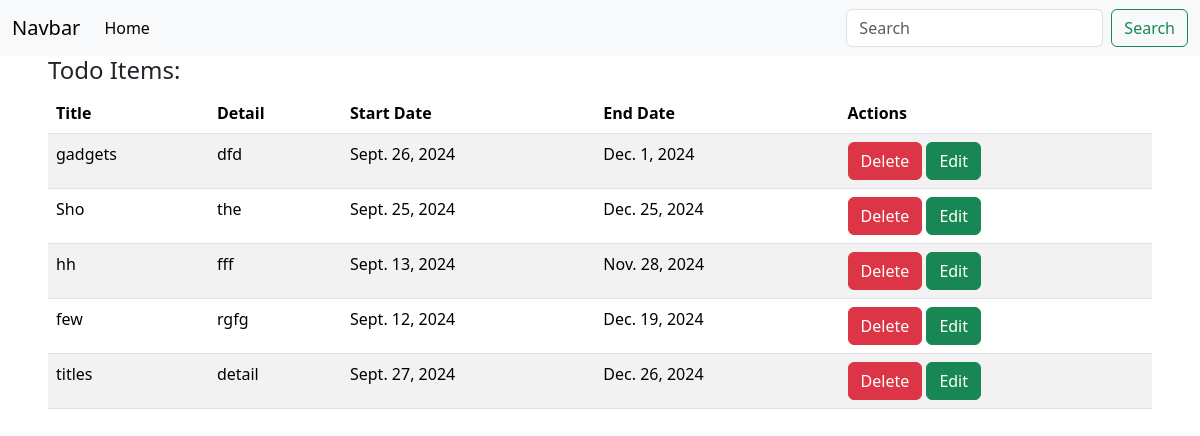
/listing, run on the app's committed database.
### app/models.py (models this page shows, shortened)
class Todo(models.Model):
    title=models.CharField(max_length=100)
    detail=models.CharField(max_length=100)
    startdate=models.DateField()
    enddate=models.DateField()

### app/views.py (the view)
# urls.py: path('listing',views.List,name='listing'),
def List(request):
    todos=Todo.objects.all()
    return render(request,'list.html',{'todos':todos})

### templates/list.html
{% extends "common.html" %}
{% block section %}
<div style="padding-inline: 3em;">
    <h4>Todo Items:</h4>
    <table class="table table-striped">
        <thead>
            <tr>
                <th>Title</th>
                <th>Detail</th>
                <th>Start Date</th>
                <th>End Date</th>
                <th>Actions</th>
            </tr>
        </thead>
        <tbody>
            {% for i in todos %}
            <tr>
                <td>{{ i.title }}</td>
                <td>{{ i.detail }}</td>
                <td>{{ i.startdate }}</td>
                <td>{{ i.enddate }}</td>
                <td>
                <a href="{% url "remove_todo" i.id%}"><button type="submit" class="btn btn-danger">Delete</button></a>
                <a href="{% url "edits" i.id%}"><button type="submit" class="btn btn-success">Edit</button></a>
                </td>
            </tr>
            {% endfor %}
        </tbody>
    </table>
</div>
{% endblock section %}

### templates/common.html (shortened to what this page needs)
<!DOCTYPE html>
{% load static %}
<html lang="en">
<head>
    <link rel='stylesheet' href={% static "css/calculator.css" %}>
    <link href="https://cdn.jsdelivr.net/npm/bootstrap@5.3.3/dist/css/bootstrap.min.css" rel="stylesheet">
</head>
<body>
    <header>
        <nav class="navbar navbar-expand-lg bg-body-tertiary">
            <div class="container-fluid">
              <a class="navbar-brand" href="#">Navbar</a>
              <div class="collapse navbar-collapse" id="navbarSupportedContent">
                <ul class="navbar-nav me-auto mb-2 mb-lg-0">
                  <li class="nav-item">
                    <a class="nav-link active" aria-current="page" href="#">Home</a>
                  </li>
                </ul>
                <form class="d-flex" role="search">
                  <input class="form-control me-2" type="search" placeholder="Search" aria-label="Search">
                  <button class="btn btn-outline-success" type="submit">Search</button>
                </form>
              </div>
            </div>
          </nav>
    </header>
    <section>{% block section %}{% endblock section %}</section>
</body>
</html>

### data on the page
Todo: title "gadgets", detail "dfd", startdate "Sept. 26, 2024", enddate "Dec. 1, 2024"
Todo: title "Sho", detail "the", startdate "Sept. 25, 2024", enddate "Dec. 25, 2024"
Todo: title "hh", detail "fff", startdate "Sept. 13, 2024", enddate "Nov. 28, 2024"
Todo: title "few", detail "rgfg", startdate "Sept. 12, 2024", enddate "Dec. 19, 2024"
Todo: title "titles", detail "detail", startdate "Sept. 27, 2024", enddate "Dec. 26, 2024"
